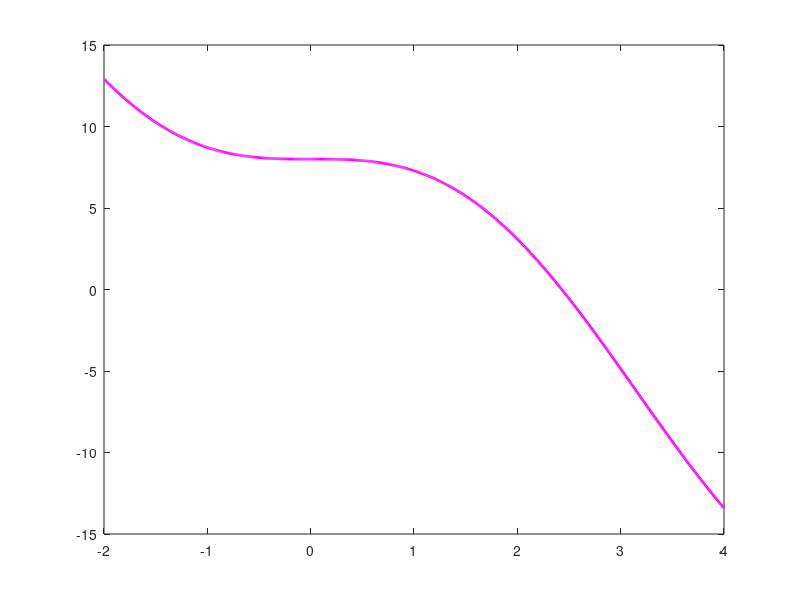

Recreate this plot in MATLAB. (Note: this script raises an error after producing the figure.)
%The mathlab program of BISECTION Method.
clc
clear all
f=@(x) 8-4.5*(x-sin(x));
disp('-------input-------');
e1=input('Enter the 1st point:');
e2=input('Enter the 2nd point:');
if (f(e1)*f(e2))>0
 disp('There is no root in the interval')
elseif(f(e1)*f(e2))==0
 if(f(e1)==0)
 fprintf('%f is a root in the given interval\n',e1);
 else
 fprintf('%f is a root in the given interval\n',e2);
 end
else
 fprintf('There is a real root in the interval\n');
 acc=0.0001;
 disp('------output------');
 m=(e1+e2)/2;
 i=0;
 while abs(f(m))>acc
 i=i+1;
 if (f(m)*f(e1))<0
 e2=m;
 else
 e1=m;
 end
 m=(e1+e2)/2;
 fprintf('%d. root=%f\tf(root)=%f\n',i,m,f(m));
 end
 fprintf('The root of the equation is:%f\n',m)
end
%Graph of the program
x=[-2:0.01:4];
plot(x,f(x),'m','linewidth',2)
hold on
plot(m,f(m),'ob')
hold on
plot([-5,5],[0,0])
hold on
plot([0,0],[-8,6])
hold on
xlabel('X-axis','fontsize',14)
ylabel('Y-axis','fontsize',14)
grid on
title('Graph of the function vs root','fontsize',14)
legend('Graph of 8-4.5*(x-sin(x)=0','root',2)
hold off